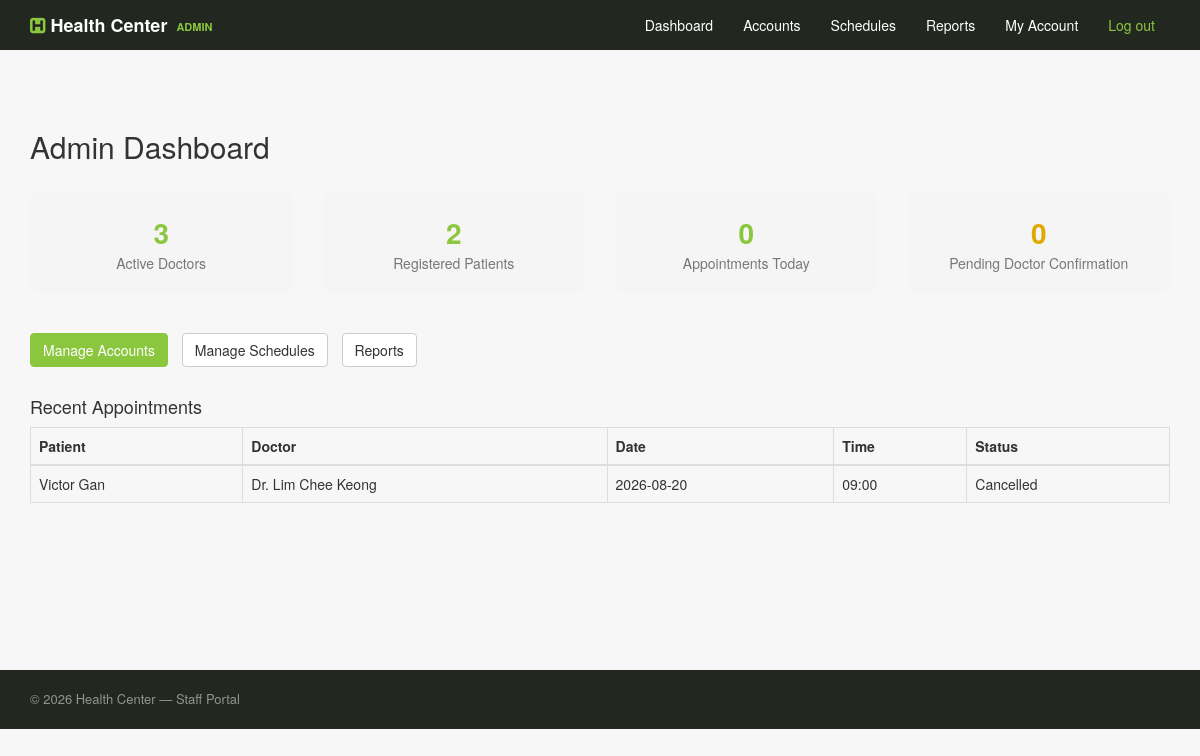
The app's page /public/admin/dashboard.php (signed in) with its own data.
### tables this page shows
CREATE TABLE IF NOT EXISTS appointments (
    appointment_id  INT AUTO_INCREMENT PRIMARY KEY,
    patient_id      INT                 NOT NULL,
    doctor_id       INT                 NOT NULL,
    schedule_id     INT                 NOT NULL UNIQUE, 
    status          ENUM('confirmed', 'cancelled', 'completed', 'no_show', 'pending') NOT NULL DEFAULT 'confirmed',
    visit_type      ENUM('new_case', 'follow_up', 'specialist_referral', 'other') NOT NULL DEFAULT 'new_case',
    reason          VARCHAR(255),               
    booked_at       TIMESTAMP           DEFAULT CURRENT_TIMESTAMP,
    cancelled_at    TIMESTAMP           NULL,

    FOREIGN KEY (patient_id)  REFERENCES users(user_id)      ON DELETE CASCADE,
    FOREIGN KEY (doctor_id)   REFERENCES doctors(doctor_id)  ON DELETE CASCADE,
    FOREIGN KEY (schedule_id) REFERENCES schedules(schedule_id) ON DELETE CASCADE
);

CREATE TABLE IF NOT EXISTS users (
    user_id         INT AUTO_INCREMENT PRIMARY KEY,
    full_name       VARCHAR(100)        NOT NULL,
    email           VARCHAR(150)        NOT NULL UNIQUE,
    password_hash   VARCHAR(255)        NOT NULL,  
    phone           VARCHAR(20),
    avatar_url      VARCHAR(500),
    role            ENUM('patient', 'doctor', 'assist', 'admin') NOT NULL DEFAULT 'patient',
    is_active       BOOLEAN             DEFAULT TRUE,    created_at      TIMESTAMP           DEFAULT CURRENT_TIMESTAMP,
    updated_at      TIMESTAMP           DEFAULT CURRENT_TIMESTAMP ON UPDATE CURRENT_TIMESTAMP
);

CREATE TABLE IF NOT EXISTS schedules (
    schedule_id     INT AUTO_INCREMENT PRIMARY KEY,
    doctor_id       INT                 NOT NULL,
    slot_date       DATE                NOT NULL,
    start_time      TIME                NOT NULL,
    end_time        TIME                NOT NULL,
    status          ENUM('available', 'booked', 'blocked') NOT NULL DEFAULT 'available',
    created_at      TIMESTAMP           DEFAULT CURRENT_TIMESTAMP,

    FOREIGN KEY (doctor_id) REFERENCES doctors(doctor_id) ON DELETE CASCADE,

    UNIQUE KEY uq_doctor_slot (doctor_id, slot_date, start_time)
);

### src/models/Appointment.php (called while the page is built, shortened)
<?php
class Appointment
{
    public static function all(PDO $db, ?string $status = null): array
    {
        $sql = 'SELECT a.appointment_id, a.status, a.booked_at,
                       u.full_name AS patient_name, u.email AS patient_email,
                      du.full_name AS doctor_name,
                       s.slot_date, s.start_time
                FROM appointments a
                JOIN users u     ON u.user_id = a.patient_id
                JOIN doctors d   ON d.doctor_id = a.doctor_id
                  LEFT JOIN users du ON du.user_id = d.user_id
                JOIN schedules s ON s.schedule_id = a.schedule_id';
        $sql .= ' ORDER BY s.slot_date DESC, s.start_time DESC';
        $stmt = $db->prepare($sql);
        $stmt->execute($status ? ['status' => $status] : []);
        return $stmt->fetchAll(PDO::FETCH_ASSOC);
    }
}

### public/admin/dashboard.php (the view, shortened to what this page needs)
<?php
$db = Database::getConnection();
$totalDoctors     = (int) $db->query("SELECT COUNT(*) FROM doctors WHERE is_active = 1")->fetchColumn();
$totalPatients    = (int) $db->query("SELECT COUNT(*) FROM users WHERE role = 'patient'")->fetchColumn();
$todayAppointments = (int) $db->query(
    "SELECT COUNT(*) FROM appointments a JOIN schedules s ON s.schedule_id = a.schedule_id
     WHERE s.slot_date = CURDATE() AND a.status = 'confirmed'"
)->fetchColumn();
$pendingCount   = (int) $db->query("SELECT COUNT(*) FROM appointments WHERE status = 'pending'")->fetchColumn();
$recentAppointments = Appointment::all($db);
$recentAppointments = array_slice($recentAppointments, 0, 8);
require_once __DIR__ . '/staff-header.php';
?>
<section style="padding:60px 0; min-height:70vh;">
    <div class="container">
        <h2 style="margin-bottom:30px;">Admin Dashboard</h2>
        <div class="row" style="margin-bottom:40px;">
            <div class="col-md-3 col-sm-6">
                <div style="background:#F5F5F5;border-radius:8px;padding:20px;text-align:center;">
                    <div style="font-size:28px;font-weight:700;color:#8BC63F;"><?= $totalDoctors ?></div>
                    <div style="color:#777;">Active Doctors</div>
                </div>
            </div>
            <div class="col-md-3 col-sm-6">
                <div style="background:#F5F5F5;border-radius:8px;padding:20px;text-align:center;">
                    <div style="font-size:28px;font-weight:700;color:#8BC63F;"><?= $totalPatients ?></div>
                    <div style="color:#777;">Registered Patients</div>
                </div>
            </div>
            <div class="col-md-3 col-sm-6">
                <div style="background:#F5F5F5;border-radius:8px;padding:20px;text-align:center;">
                    <div style="font-size:28px;font-weight:700;color:#8BC63F;"><?= $todayAppointments ?></div>
                    <div style="color:#777;">Appointments Today</div>
                </div>
            </div>
            <div class="col-md-3 col-sm-6">
                <div style="background:#F5F5F5;border-radius:8px;padding:20px;text-align:center;">
                    <div style="font-size:28px;font-weight:700;color:#E0A800;"><?= $pendingCount ?></div>
                    <div style="color:#777;">Pending Doctor Confirmation</div>
                </div>
            </div>
        </div>
        <div class="row" style="margin-bottom:30px;">
            <div class="col-md-12">
                <a href="manage-accounts.php" class="btn btn-primary" style="background:#8BC63F;border-color:#8BC63F;margin-right:10px;">Manage Accounts</a>
                <a href="manage-schedules.php" class="btn btn-default" style="margin-right:10px;">Manage Schedules</a>
                <a href="reports.php" class="btn btn-default">Reports</a>
            </div>
        </div>
        <h4>Recent Appointments</h4>
        <table class="table table-bordered">
            <thead>
                <tr>
                    <th>Patient</th>
                    <th>Doctor</th>
                    <th>Date</th>
                    <th>Time</th>
                    <th>Status</th>
                </tr>
            </thead>
            <tbody>
            <?php foreach ($recentAppointments as $a): ?>
                <tr>
                    <td><?= htmlspecialchars($a['patient_name']) ?></td>
                    <td><?= htmlspecialchars($a['doctor_name']) ?></td>
                    <td><?= htmlspecialchars($a['slot_date']) ?></td>
                    <td><?= substr($a['start_time'], 0, 5) ?></td>
                    <td><?= ucfirst($a['status']) ?></td>
                </tr>
            <?php endforeach; ?>
            </tbody>
        </table>
    </div>
</section>
<?php require_once __DIR__ . '/staff-footer.php'; ?>

### public/css/custom.css (style rules this page uses)
:root { --color-primary: #8BC63F; --color-primary-dark: #6EA32E; --color-primary-light: #EAF6D6; --color-dark: #22281F; --color-text: #3C3C3C; --color-muted: #757575; --color-border: #E7E7E7; --radius: 10px; }

### records on screen
appointments: patient.full_name "Victor Gan", users.full_name "Dr. Lim Chee Keong", schedule.slot_date "2026-08-20", schedule.start_time "09:00", status "Cancelled"

### other values on screen
$roleLabel "ADMIN"
$link['label'] "Dashboard"
$link['label'] "Accounts"
$link['label'] "Schedules"
$link['label'] "Reports"
$link['label'] "My Account"
$totalDoctors "3"
$totalPatients "2"
$todayAppointments "0"
$pendingCount "0"
